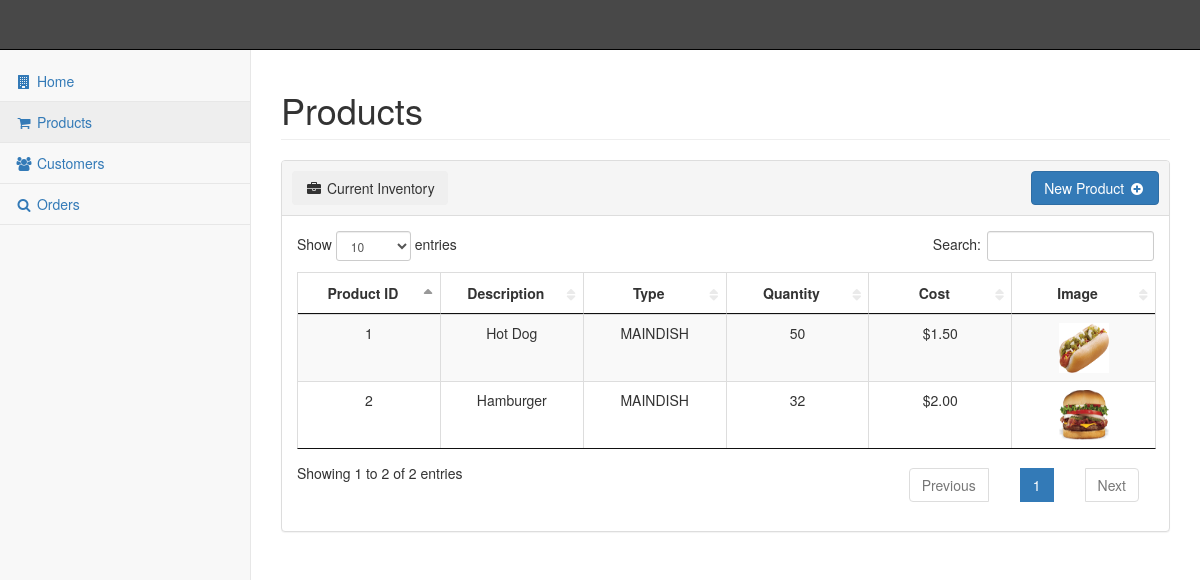
Screenshot of /pages/products.php with the database file from the repository.
### tables this page shows
CREATE TABLE IF NOT EXISTS `product` (
  `PRODUCT_ID` int NOT NULL AUTO_INCREMENT,
  `DESCRIPTION` varchar(256) NOT NULL,
  `TYPE` enum('APPETIZER','SALAD','BEVERAGE','MAINDISH','DESSERT') DEFAULT NULL,
  `QUANTITY` int NOT NULL,
  `COST` varchar(10) NOT NULL,
  `PRODUCT_IMAGE` varchar(256) NOT NULL,
  PRIMARY KEY (`PRODUCT_ID`)
);

### pages/products.php (the view, shortened to what this page needs)
<?php include_once ($_SERVER['DOCUMENT_ROOT'].'/pages/header.php');?>
<div id="page-wrapper">
    <div class="row">
        <div class="col-lg-12">
            <h1 class="page-header">Products</h1>
        </div>
    </div>
    <div class="row">
        <div class="col-lg-12">
            <div class="panel panel-default">
                <div style="height: 55px;padding:10px" class="panel-heading">
                    <button class="btn btn-secondary pull-left"><i class="fa fa-briefcase fa-fw"></i> Current Inventory</button>
                    <a class="btn btn-primary pull-right" role="button" href="/pages/newProduct.php">New Product <span class="fa fa-plus-circle fa-fw"></span></a>
                </div>
                <div class="panel-body">
                    <table id="products" class="table table-striped table-bordered"><?php
							$query = "SELECT product_id, description, type, quantity, cost, product_image FROM PRODUCT ORDER BY product_id ASC";
							$result = $mysqli->query($query);
				            echo "<thead>";
				            	echo "<th style='text-align:center' width=\"" . 100/mysqli_num_fields($result) . "%\">Product ID</th>";
					        	echo "<th style='text-align:center' width=\"" . 100/mysqli_num_fields($result) . "%\">Description</th>";
	        					echo "<th style='text-align:center' width=\"" . 100/mysqli_num_fields($result) . "%\">Type</th>";
					        	echo "<th style='text-align:center' width=\"" . 100/mysqli_num_fields($result) . "%\">Quantity</th>";
	        					echo "<th style='text-align:center' width=\"" . 100/mysqli_num_fields($result) . "%\">Cost</th>";
	            				echo "<th style='text-align:center' width=\"" . 100/mysqli_num_fields($result) . "%\">Image</th></tr>";
				            echo "</thead>";
				            echo "<tbody>";
				            	while($row = mysqli_fetch_array($result)){
				                  	echo "<tr>";
				                  	echo "<td align='center'>" . $row['product_id'] . "</td>";
				                  	echo "<td align='center'>" . $row['description'] . "</td>";
				                  	echo "<td align='center'>" . $row['type'] . "</td>";
				                  	echo "<td align='center'>" . $row['quantity'] . "</td>";
				                  	echo "<td align='center'>$" . $row['cost'] . "</td>";
				                  	echo "<td align='center'><img src=\"/images/" . $row['product_image'] . "\" alt=\"" . $row['description'] . "\" style=\"width:50px;height:50px\"></td>";
				                  	echo "</tr>";
				                  }
			                  ?>
			            </tbody>
					</table>
                </div>
            </div>
        </div>
    </div>
</div>
<?php
include_once ($_SERVER['DOCUMENT_ROOT'].'/pages/footer.php');
?>

### pages/header.php (shortened to what this page needs)
<!DOCTYPE html>
<html lang="en">
<head>
    <link href="/vendor/fabapp/fabapp.css?=v3" rel="stylesheet">
    <link href="/vendor/bootstrap/css/bootstrap.min.css" rel="stylesheet">
    <link href="/vendor/bootstrap/css/bootstrap.css" rel="stylesheet">
    <link href="/vendor/datatables/css/dataTables.min.css" rel="stylesheet">
    <link href="/vendor/datatables/css/dataTables.bootstrap.css" rel="stylesheet">
    <link href="/vendor/jquery/jquery.dataTables.min.css" rel="stylesheet">
    <link href="/vendor/metisMenu/metisMenu.min.css" rel="stylesheet">
    <link href="/vendor/blackrock-digital/css/sb-admin-2.css?=v8" rel="stylesheet">
    <link href="/vendor/morrisjs/morris.css" rel="stylesheet">
    <link href="/vendor/font-awesome/css/font-awesome.min.css?=v1" rel="stylesheet" type="text/css">
</head>
<body>
    <div id="wrapper">
        <nav class="navbar navbar-default navbar-static-top" role="navigation" style="margin-bottom: 0" id='navbar'>
            <div class="navbar-default sidebar" role="navigation">
                <div class="sidebar-nav navbar-collapse">
                    <ul class="nav" id="side-menu">
                        <li>
                            <a href="/index.php"><i class="fa fa-building fa-fw"></i> Home</a>
                        </li>
                        <li>
                            <a href="/pages/products.php"><i class="fa fa-shopping-cart fa-fw"></i> Products</a>
                        </li>
                        <li>
                            <a href="/pages/customer.php"><i class="fa fa-users fa-fw"></i> Customers</a>
                        </li>
                        <li>
                            <a href="/pages/orders.php"><i class="fa fa-search fa-fw"></i> Orders</a>
                        </li>
                    </ul>
                </div>
            </div>
        </nav>

### pages/footer.php (shortened to what this page needs)
    </div>
</body>
</html>

### rows the page displays
product: PRODUCT_ID "1", DESCRIPTION "Hot Dog", TYPE "MAINDISH", QUANTITY "50", COST "1.50", PRODUCT_IMAGE (picture)
product: PRODUCT_ID "2", DESCRIPTION "Hamburger", TYPE "MAINDISH", QUANTITY "32", COST "2.00", PRODUCT_IMAGE (picture)
